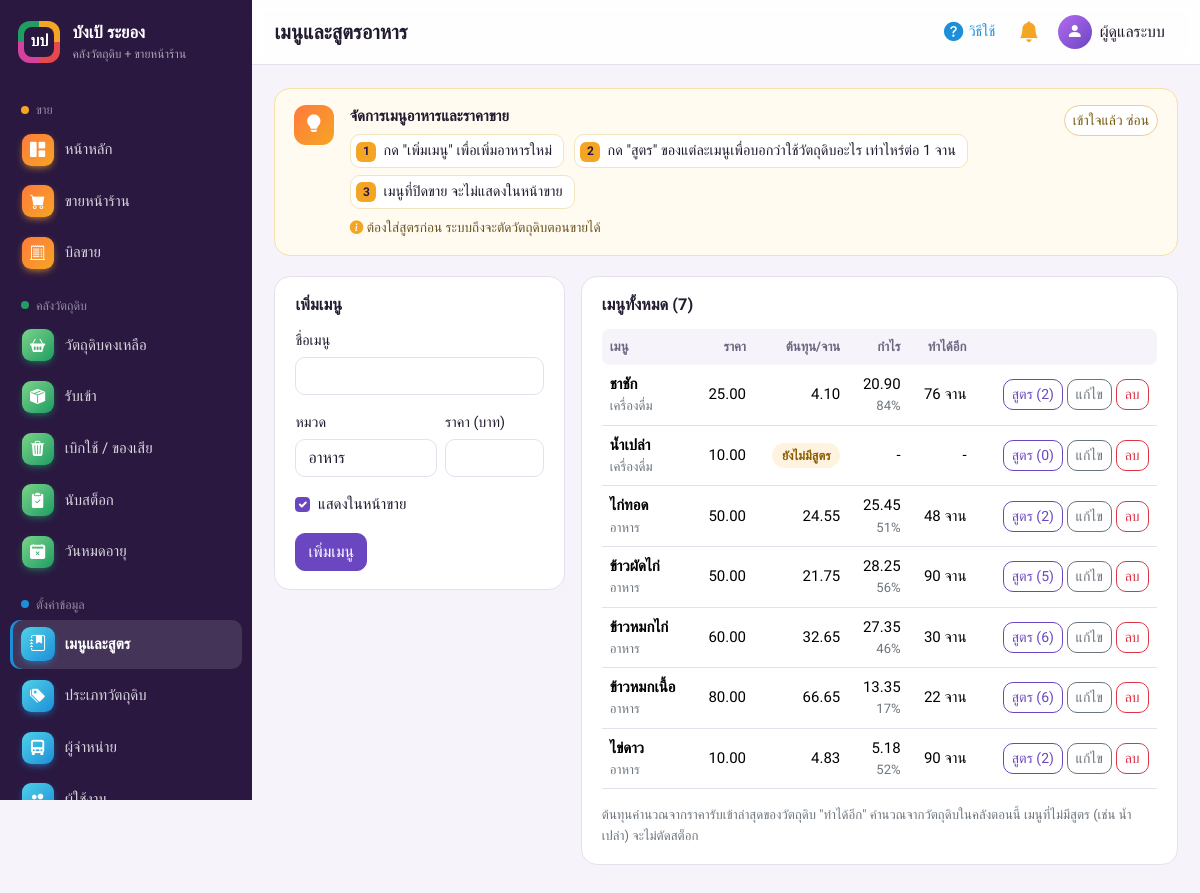
/menus.php (signed in), run on the app's committed database.
### tables this page shows
CREATE TABLE users (
    id INT AUTO_INCREMENT PRIMARY KEY,
    username VARCHAR(50) NOT NULL UNIQUE,
    password VARCHAR(255) NOT NULL,
    full_name VARCHAR(100) NOT NULL,
    role ENUM('admin','cashier') NOT NULL DEFAULT 'cashier',
    is_active TINYINT(1) NOT NULL DEFAULT 1,
    created_at DATETIME NOT NULL DEFAULT CURRENT_TIMESTAMP
);

CREATE TABLE menus (
    id INT AUTO_INCREMENT PRIMARY KEY,
    name VARCHAR(150) NOT NULL,
    menu_group VARCHAR(50) NOT NULL DEFAULT 'อาหาร',
    price DECIMAL(10,2) NOT NULL,
    is_active TINYINT(1) NOT NULL DEFAULT 1,
    created_at DATETIME NOT NULL DEFAULT CURRENT_TIMESTAMP
);

### includes/functions.php (called while the page is built, shortened)
<?php
require_once __DIR__ . '/../config/database.php';
function e($s): string
{
    return htmlspecialchars((string)$s, ENT_QUOTES, 'UTF-8');
}
function money($n): string
{
    return number_format((float)$n, 2);
}
function current_user(): ?array
{
    return $_SESSION['user'] ?? null;
}
function require_login(bool $api = false): array
{
    global $pdo;
    $u = current_user();
    if ($u) {
        $st = $pdo->prepare('SELECT id, username, full_name, role FROM users WHERE id = ? AND is_active = 1');
        $st->execute([$u['id']]);
        $fresh = $st->fetch();
        if ($fresh) {
            return $fresh;
        }
    }
}
function require_admin(bool $api = false): array
{
    $u = require_login($api);
    return $u;
}
function menu_servings(PDO $pdo): array
{
    $rows = $pdo->query(
        'SELECT r.menu_id, MIN(FLOOR(i.quantity / r.quantity)) AS servings
         FROM recipes r JOIN ingredients i ON i.id = r.ingredient_id
         WHERE r.quantity > 0
         GROUP BY r.menu_id'
    )->fetchAll();
    $out = [];
    foreach ($rows as $r) {
        $out[(int)$r['menu_id']] = max(0, (int)$r['servings']);
    }
    return $out;
}

### menus.php (the view, shortened to what this page needs)
<?php
require_once __DIR__ . '/includes/functions.php';
require_admin();
$edit = null;
$rows = $pdo->query('SELECT m.*, COUNT(r.id) AS line_count, COALESCE(SUM(r.quantity * i.cost_per_unit), 0) AS cost
                     FROM menus m LEFT JOIN recipes r ON r.menu_id = m.id LEFT JOIN ingredients i ON i.id = r.ingredient_id
                     GROUP BY m.id ORDER BY m.menu_group, m.name')->fetchAll();
$groups = array_unique(array_merge(['อาหาร', 'เครื่องดื่ม'], array_column($rows, 'menu_group')));
$servings = menu_servings($pdo);
$pageTitle = 'เมนูและสูตรอาหาร';
require __DIR__ . '/includes/header.php';
?>
<div class="row g-3">
    <div class="col-xl-4">
        <form class="panel" method="post">
            <h2 class="panel-title"><?= $edit ? 'แก้ไขเมนู' : 'เพิ่มเมนู' ?></h2>
            <div class="mb-3"><label class="form-label" for="name">ชื่อเมนู</label>
                <input class="form-control" id="name" name="name" value="<?= e($edit['name'] ?? '') ?>" required></div>
            <div class="row g-2 mb-3">
                <div class="col-7"><label class="form-label" for="menu_group">หมวด</label>
                    <input class="form-control" id="menu_group" name="menu_group" list="groupList" value="<?= e($edit['menu_group'] ?? 'อาหาร') ?>">
                    <datalist id="groupList"><?php foreach ($groups as $g): ?><option value="<?= e($g) ?>"><?php endforeach; ?></datalist></div>
                <div class="col-5"><label class="form-label" for="price">ราคา (บาท)</label>
                    <input class="form-control" id="price" name="price" type="number" step="0.01" min="0" value="<?= e($edit['price'] ?? '') ?>" required></div>
            </div>
            <div class="form-check mb-3">
                <input class="form-check-input" type="checkbox" id="is_active" name="is_active" <?= ($edit['is_active'] ?? 1) ? 'checked' : '' ?>>
                <label class="form-check-label" for="is_active">แสดงในหน้าขาย</label>
            </div>
            <button class="btn btn-primary"><?= $edit ? 'บันทึกการแก้ไข' : 'เพิ่มเมนู' ?></button>
        </form>
    </div>
    <div class="col-xl-8">
        <div class="panel">
            <h2 class="panel-title">เมนูทั้งหมด (<?= count($rows) ?>)</h2>
            <div class="table-responsive">
                <table class="table">
                    <thead><tr><th>เมนู</th><th class="num">ราคา</th><th class="num">ต้นทุน/จาน</th><th class="num">กำไร</th><th class="num">ทำได้อีก</th><th></th></tr></thead>
                    <tbody>
                    <?php foreach ($rows as $r):
                        $profit = $r['price'] - $r['cost'];
                        $pct = $r['price'] > 0 ? $profit / $r['price'] * 100 : 0;
                        $sv = $servings[(int)$r['id']] ?? null; ?>
                        <tr class="<?= $r['is_active'] ? '' : 'text-secondary' ?>">
                            <td class="fw-semibold"><?= e($r['name']) ?>
                                <div class="small fw-normal text-secondary"><?= e($r['menu_group']) ?><?= $r['is_active'] ? '' : ' (ปิดขาย)' ?></div></td>
                            <td class="num"><?= money($r['price']) ?></td>
                            <td class="num"><?= $r['line_count'] ? money($r['cost']) : '<span class="status status-warn">ยังไม่มีสูตร</span>' ?></td>
                            <td class="num"><?= $r['line_count'] ? money($profit) . '<div class="small text-secondary">' . number_format($pct, 0) . '%</div>' : '-' ?></td>
                            <td class="num"><?= $sv === null ? '-' : ($sv === 0 ? '<span class="status status-low">หมด</span>' : $sv . ' จาน') ?></td>
                            <td class="text-end text-nowrap">
                                <a class="btn btn-sm btn-outline-primary" href="recipe.php?menu=<?= $r['id'] ?>">สูตร (<?= (int)$r['line_count'] ?>)</a>
                                <a class="btn btn-sm btn-outline-secondary" href="?edit=<?= $r['id'] ?>">แก้ไข</a>
                                <form method="post" class="d-inline" onsubmit="return confirm('ลบเมนู <?= e($r['name']) ?>? ถ้าแค่ไม่อยากขายชั่วคราว ให้แก้ไขแล้วปิดการแสดงแทน')">
                                    <button class="btn btn-sm btn-outline-danger">ลบ</button>
                                </form>
                            </td>
                        </tr>
                    <?php endforeach; ?>
                    </tbody>
                </table>
            </div>
            <p class="small text-secondary mt-3 mb-0">ต้นทุนคำนวณจากราคารับเข้าล่าสุดของวัตถุดิบ "ทำได้อีก" คำนวณจากวัตถุดิบในคลังตอนนี้ เมนูที่ไม่มีสูตร (เช่น น้ำเปล่า) จะไม่ตัดสต็อก</p>
        </div>
    </div>
</div>
<?php require __DIR__ . '/includes/footer.php'; ?>

### includes/header.php (shortened to what this page needs)
<?php
$user = current_user();
$pageTitle = $pageTitle ?? APP_NAME;
$activePage = $activePage ?? '';
$helpKey = basename($_SERVER['SCRIPT_NAME'], '.php');
$helpFile = __DIR__ . '/help.php';
$help = is_file($helpFile) ? ((require $helpFile)[$helpKey] ?? null) : null;
$navTones = ['ขาย' => 'saffron', 'คลังวัตถุดิบ' => 'pandan', 'ตั้งค่าข้อมูล' => 'sky', 'สรุปผล' => 'rose'];
$navGroups = [
    'ขาย' => [
        ['index', 'index.php', 'bi-grid-1x2-fill', 'หน้าหลัก', false],
        ['pos', 'pos.php', 'bi-cart-fill', 'ขายหน้าร้าน', false],
        ['orders', 'orders.php', 'bi-receipt-cutoff', 'บิลขาย', false],
    ],
    'คลังวัตถุดิบ' => [
        ['ingredients', 'ingredients.php', 'bi-basket2-fill', 'วัตถุดิบคงเหลือ', false],
        ['stock_in', 'stock_in.php', 'bi-box-seam-fill', 'รับเข้า', true],
        ['stock_out', 'stock_out.php', 'bi-trash3-fill', 'เบิกใช้ / ของเสีย', true],
        ['stock_adjust', 'stock_adjust.php', 'bi-clipboard2-check-fill', 'นับสต็อก', true],
        ['expiry', 'expiry.php', 'bi-calendar2-x-fill', 'วันหมดอายุ', true],
    ],
    'ตั้งค่าข้อมูล' => [
        ['menus', 'menus.php', 'bi-journal-bookmark-fill', 'เมนูและสูตร', true],
        ['categories', 'categories.php', 'bi-tags-fill', 'ประเภทวัตถุดิบ', true],
        ['suppliers', 'suppliers.php', 'bi-truck-front-fill', 'ผู้จำหน่าย', true],
        ['users', 'users.php', 'bi-people-fill', 'ผู้ใช้งาน', true],
    ],
    'สรุปผล' => [
        ['reports', 'reports.php', 'bi-bar-chart-line-fill', 'รายงาน', true],
    ],
];
function render_nav(array $groups, array $tones, string $active): void
{
    foreach ($groups as $label => $items) {
        $visible = array_filter($items, fn($i) => !$i[4] || is_admin());
        $tone = ' tone-' . ($tones[$label] ?? 'violet');
        echo '<div class="nav-group' . $tone . '">' . e($label) . '</div>';
        foreach ($visible as [$key, $href, $icon, $text]) {
            $cls = $tone . ($key === $active ? ' active' : '');
            $aria = $key === $active ? ' aria-current="page"' : '';
            echo '<a class="side-link' . $cls . '" href="' . $href . '"' . $aria . '><i class="bi ' . $icon . '"></i><span>' . e($text) . '</span></a>';
        }
    }
}
?>
<!doctype html>
<html lang="th">
<head>
    <link href="https://cdn.jsdelivr.net/npm/bootstrap@5.3.3/dist/css/bootstrap.min.css" rel="stylesheet">
    <link href="https://cdn.jsdelivr.net/npm/bootstrap-icons@1.11.3/font/bootstrap-icons.min.css" rel="stylesheet">
    <link href="assets/style.css?v=<?= filemtime(__DIR__ . '/../assets/style.css') ?>" rel="stylesheet">
</head>
<body>
<div class="app">
    <aside class="sidebar d-none d-lg-flex">
        <a class="brand" href="index.php">
            <span class="brand-mark"><span>บป</span></span>
            <span><strong><?= e(APP_NAME) ?></strong><small>คลังวัตถุดิบ + ขายหน้าร้าน</small></span>
        </a>
        <nav class="side-nav"><?php render_nav($navGroups, $navTones, $activePage); ?></nav>
    </aside>
    <div class="main">
        <header class="topbar">
            <h1 class="page-title"><?= e($pageTitle) ?></h1>
            <div class="topbar-right">
                <?php if ($help): ?>
                <button class="btn btn-icon help-toggle" type="button" id="helpToggle" aria-controls="pageHelp" aria-expanded="true" title="วิธีใช้หน้านี้">
                    <i class="bi bi-question-circle-fill"></i><span class="d-none d-md-inline">วิธีใช้</span>
                </button>
                <?php endif; ?>
                <div class="dropdown">
                    <button class="btn btn-icon position-relative" type="button" data-bs-toggle="dropdown" data-bs-auto-close="outside" aria-expanded="false" aria-label="การแจ้งเตือน">
                        <i class="bi bi-bell-fill"></i>
                    </button>
                </div>
                <div class="dropdown">
                    <button class="btn user-btn" type="button" data-bs-toggle="dropdown" aria-expanded="false">
                        <span class="avatar" aria-hidden="true"><i class="bi bi-person-fill"></i></span>
                        <span class="d-none d-sm-inline"><?= e($user['full_name']) ?></span>
                    </button>
                </div>
            </div>
        </header>
        <main class="content">
            <?php if ($help): ?>
            <section class="help-strip" id="pageHelp" data-page="<?= e($helpKey) ?>" aria-label="วิธีใช้หน้านี้">
                <div class="help-icon"><i class="bi bi-lightbulb-fill"></i></div>
                <div class="help-body">
                    <div class="help-what"><?= e($help['what']) ?></div>
                    <ol class="help-steps">
                        <?php foreach ($help['steps'] as $step): ?><li><?= e($step) ?></li><?php endforeach; ?>
                    </ol>
                    <?php if (!empty($help['tip'])): ?><div class="help-tip"><i class="bi bi-info-circle-fill"></i> <?= e($help['tip']) ?></div><?php endif; ?>
                </div>
                <button type="button" class="btn btn-sm help-close" id="helpClose">เข้าใจแล้ว ซ่อน</button>
            </section>
            <?php endif; ?>

### data on the page
users: full_name "ผู้ดูแลระบบ"
menus: name "ชาชัก", menu_group "เครื่องดื่ม", price "25.00", cost "4.10", profit "20.90", pct "84", id "76", line_count "2"
menus: name "น้ำเปล่า", menu_group "เครื่องดื่ม", price "10.00", shows "ยังไม่มีสูตร", line_count "0"
menus: name "ไก่ทอด", menu_group "อาหาร", price "50.00", cost "24.55", profit "25.45", pct "51", id "48", line_count "2"
menus: name "ข้าวผัดไก่", menu_group "อาหาร", price "50.00", cost "21.75", profit "28.25", pct "56", id "90", line_count "5"
menus: name "ข้าวหมกไก่", menu_group "อาหาร", price "60.00", cost "32.65", profit "27.35", pct "46", id "30", line_count "6"
menus: name "ข้าวหมกเนื้อ", menu_group "อาหาร", price "80.00", cost "66.65", profit "13.35", pct "17", id "22", line_count "6"
menus: name "ไข่ดาว", menu_group "อาหาร", price "10.00", cost "4.83", profit "5.18", pct "52", id "90", line_count "2"

### other printed values
APP_NAME "บังเป้ ระยอง"
$label "ขาย"
$text "หน้าหลัก"
$text "ขายหน้าร้าน"
$text "บิลขาย"
$label "คลังวัตถุดิบ"
$text "วัตถุดิบคงเหลือ"
$text "รับเข้า"
$text "เบิกใช้ / ของเสีย"
$text "นับสต็อก"
$text "วันหมดอายุ"
$label "ตั้งค่าข้อมูล"
$text "เมนูและสูตร"
$text "ประเภทวัตถุดิบ"
$text "ผู้จำหน่าย"
